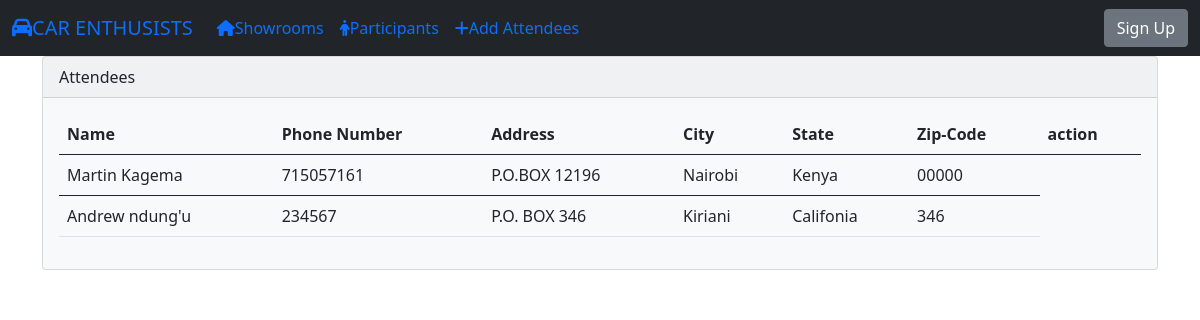
The app's page /attendees/ with its own data.
### ShowRoomApp/models.py (models this page shows)
class Profile(models.Model):
    first_name = models.CharField(max_length=50)
    last_name = models.CharField(max_length=50)
    phone_number = models.IntegerField()
    address = models.CharField(max_length=255)
    city = models.CharField(max_length=100)
    state = models.CharField(max_length=100)
    zip_code = models.CharField(max_length=10)
    created_at = models.DateTimeField(auto_now_add=True)
    updated_at = models.DateTimeField(auto_now=True)
    def __str__(self):
        return f'{self.first_name} {self.last_name}'

### ShowRoomApp/views.py (the view)
# urls.py: path('attendees/', views.attendees,name='my_attendees'),
def attendees(request):
    all_profile = Profile.objects.all()
    return render(request, 'attendees.html',{
        'updates':all_profile
    })

### ShowRoomApp/templates/attendees.html (shortened to what this page needs)
{% extends 'base.html' %}
{% load static %}
{% block content %}
    <div class="container">
        <div class="row">
            <div class="col-12">
<div class="card bg-light mb-3">
  <div class="card-header">Attendees</div>
  <div class="card-body">
            <div class="table-responsive">
                <table class="table table-hover">
                    <thead>
                      <tr>
                        <th scope="col">Name</th>
                        <th scope="col">Phone Number</th>
                        <th scope="col">Address</th>
                        <th scope="col">City</th>
                        <th scope="col">State</th>
                        <th scope="col">Zip-Code</th>
                        <th scope="col">action</th>
                      </tr>
                    </thead>
                    <tbody>
                        {% for bravo in updates %}
                       <td> {{ bravo }}  </td>
                       <td> {{ bravo.phone_number }}</td>
                       <td> {{ bravo.address }}</td>
                       <td> {{ bravo.city }}</td>
                       <td> {{ bravo.state}}</td>
                       <td> {{ bravo.zip_code }}</td></hr>
                       </tbody>
                            {% endfor %}
                  </table>
            </div>
  </div>
</div>
            </div>
        </div>
    </div>
{% endblock content %}

### records on screen
Profile: first_name+last_name "Martin Kagema", phone_number "715057161", address "P.O.BOX 12196", city "Nairobi", state "Kenya", zip_code "00000"
Profile: first_name+last_name "Andrew ndung'u", phone_number "234567", address "P.O. BOX 346", city "Kiriani", state "Califonia", zip_code "346"
